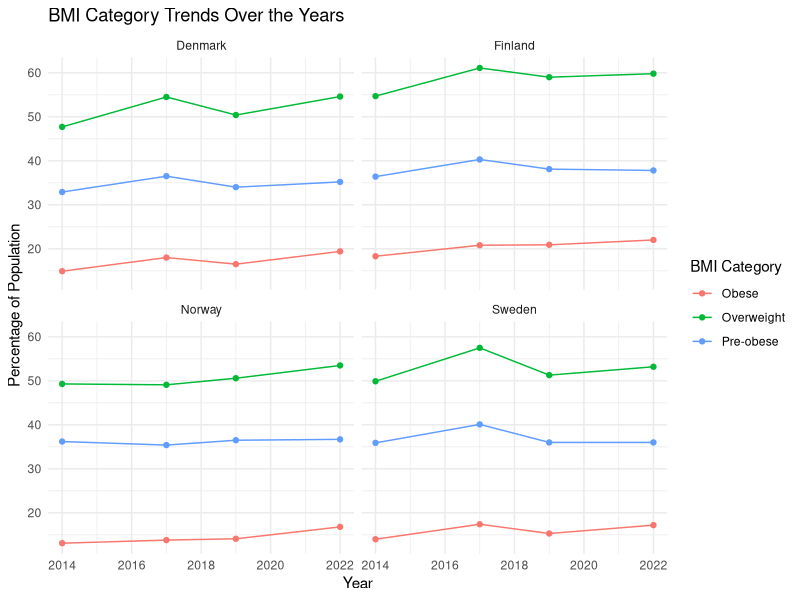

Recreate this plot in R.
## ---- chunk 1
knitr::opts_chunk$set(echo = TRUE)

# Setup and Libraries
if (!requireNamespace("ggplot2", quietly = TRUE)) install.packages("ggplot2")
if (!requireNamespace("dplyr", quietly = TRUE)) install.packages("dplyr")
if (!requireNamespace("rstatix", quietly = TRUE)) install.packages("rstatix")
if (!requireNamespace("readxl", quietly = TRUE)) install.packages("readxl")

library(dplyr)
library(tidyverse)
library(ggplot2)
library(readr)
library(rstatix)
library(readxl)
## ---- chunk 2
# Load the dataset
sdg3 <- readxl::read_excel("xlsx/sdg_3.xlsx") 
sdg5 <- readxl::read_excel("xlsx/sdg_5.xlsx") 
sdg8 <- readxl::read_excel("xlsx/sdg_8.xlsx") 
sdg9 <- readxl::read_excel("xlsx/sdg_9.xlsx") 
sdg11 <- readxl::read_excel("xlsx/sdg_11.xlsx") 
sdg12 <- readxl::read_excel("xlsx/sdg_12.xlsx") 
sdg16 <- readxl::read_excel("xlsx/sdg_16.xlsx") 

# Inspect the data structure
str(sdg3)
str(sdg5)
str(sdg8)
str(sdg9)
str(sdg11)
str(sdg12)
str(sdg16)
summary(sdg3)
summary(sdg3)
summary(sdg5)
summary(sdg8)
summary(sdg9)
summary(sdg11)
summary(sdg12)
summary(sdg16)


# Convert
sdg3$year <- as.numeric(sdg3$year)
sdg3$bmi_value <- as.numeric(sdg3$bmi_value)
sdg3$bmi_value <- as.numeric(gsub("[^0-9.]", "", sdg3$bmi_value))  # Remove non-numeric characters




## ---- chunk 3

filtered_sdg3 <- sdg3[sdg3$country %in% c("Sweden", "Norway", "Finland", "Denmark"), ]

ggplot(filtered_sdg3, aes(x = year, y = bmi_value, color = bmi, group = bmi)) +
  geom_line() + 
  geom_point() +
  facet_wrap(~ country) +  # Separate plots for each country
  labs(title = "BMI Category Trends Over the Years",
       x = "Year",
       y = "Percentage of Population",
       color = "BMI Category") +
  theme_minimal()

## ---- chunk 4
# Session info for reproducibility
sessionInfo()

